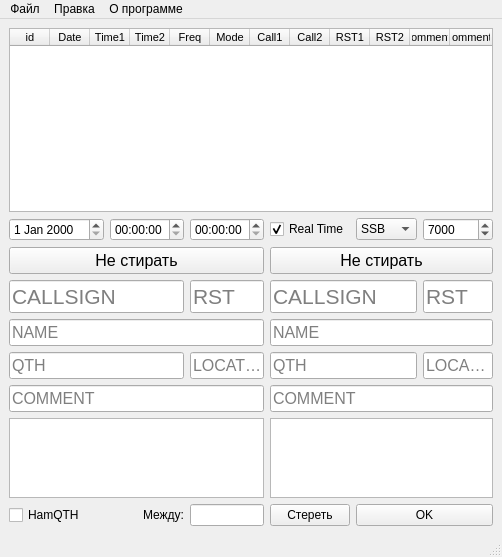
<?xml version="1.0" encoding="UTF-8"?>
<ui version="4.0">
 <class>MainWindow</class>
 <widget class="QMainWindow" name="MainWindow">
  <property name="geometry">
   <rect>
    <x>0</x>
    <y>0</y>
    <width>502</width>
    <height>557</height>
   </rect>
  </property>
  <property name="windowTitle">
   <string>R3R-126 SWL Logger</string>
  </property>
  <widget class="QWidget" name="centralwidget">
   <layout class="QGridLayout" name="gridLayout">
    <item row="3" column="0" colspan="2">
     <widget class="QLineEdit" name="callsignEdit_1">
      <property name="font">
       <font>
        <pointsize>16</pointsize>
       </font>
      </property>
      <property name="placeholderText">
       <string>CALLSIGN</string>
      </property>
     </widget>
    </item>
    <item row="8" column="0">
     <widget class="QCheckBox" name="hamQTHBox">
      <property name="enabled">
       <bool>true</bool>
      </property>
      <property name="text">
       <string>HamQTH</string>
      </property>
      <property name="checked">
       <bool>false</bool>
      </property>
     </widget>
    </item>
    <item row="7" column="0" colspan="3">
     <widget class="QTextBrowser" name="textBrowser">
      <property name="sizePolicy">
       <sizepolicy hsizetype="Expanding" vsizetype="Fixed">
        <horstretch>0</horstretch>
        <verstretch>0</verstretch>
       </sizepolicy>
      </property>
      <property name="maximumSize">
       <size>
        <width>16777215</width>
        <height>80</height>
       </size>
      </property>
     </widget>
    </item>
    <item row="0" column="0" colspan="6">
     <widget class="QTableWidget" name="table">
      <property name="font">
       <font>
        <pointsize>8</pointsize>
       </font>
      </property>
      <property name="verticalScrollBarPolicy">
       <enum>Qt::ScrollBarAsNeeded</enum>
      </property>
      <property name="editTriggers">
       <set>QAbstractItemView::NoEditTriggers</set>
      </property>
      <property name="verticalScrollMode">
       <enum>QAbstractItemView::ScrollPerPixel</enum>
      </property>
      <property name="horizontalScrollMode">
       <enum>QAbstractItemView::ScrollPerPixel</enum>
      </property>
      <property name="rowCount">
       <number>0</number>
      </property>
      <attribute name="horizontalHeaderCascadingSectionResizes">
       <bool>true</bool>
      </attribute>
      <attribute name="horizontalHeaderMinimumSectionSize">
       <number>20</number>
      </attribute>
      <attribute name="horizontalHeaderDefaultSectionSize">
       <number>40</number>
      </attribute>
      <attribute name="horizontalHeaderShowSortIndicator" stdset="0">
       <bool>true</bool>
      </attribute>
      <attribute name="horizontalHeaderStretchLastSection">
       <bool>true</bool>
      </attribute>
      <column>
       <property name="text">
        <string>id</string>
       </property>
      </column>
      <column>
       <property name="text">
        <string>Date</string>
       </property>
      </column>
      <column>
       <property name="text">
        <string>Time1</string>
       </property>
      </column>
      <column>
       <property name="text">
        <string>Time2</string>
       </property>
      </column>
      <column>
       <property name="text">
        <string>Freq</string>
       </property>
      </column>
      <column>
       <property name="text">
        <string>Mode</string>
       </property>
      </column>
      <column>
       <property name="text">
        <string>Call1</string>
       </property>
      </column>
      <column>
       <property name="text">
        <string>Call2</string>
       </property>
      </column>
      <column>
       <property name="text">
        <string>RST1</string>
       </property>
      </column>
      <column>
       <property name="text">
        <string>RST2</string>
       </property>
      </column>
      <column>
       <property name="text">
        <string>Comment1</string>
       </property>
      </column>
      <column>
       <property name="text">
        <string>Comment2</string>
       </property>
      </column>
     </widget>
    </item>
    <item row="5" column="0" colspan="2">
     <widget class="QLineEdit" name="QTHEdit_1">
      <property name="font">
       <font>
        <pointsize>12</pointsize>
       </font>
      </property>
      <property name="text">
       <string/>
      </property>
      <property name="placeholderText">
       <string>QTH</string>
      </property>
     </widget>
    </item>
    <item row="5" column="2">
     <widget class="QLineEdit" name="locatorEdit_1">
      <property name="font">
       <font>
        <pointsize>12</pointsize>
       </font>
      </property>
      <property name="text">
       <string/>
      </property>
      <property name="placeholderText">
       <string>LOCATOR</string>
      </property>
     </widget>
    </item>
    <item row="1" column="3">
     <widget class="QCheckBox" name="realTimeCheckBox">
      <property name="enabled">
       <bool>true</bool>
      </property>
      <property name="text">
       <string>Real Time</string>
      </property>
      <property name="checked">
       <bool>true</bool>
      </property>
      <property name="tristate">
       <bool>false</bool>
      </property>
     </widget>
    </item>
    <item row="1" column="1">
     <widget class="QTimeEdit" name="startTimeEdit">
      <property name="displayFormat">
       <string>HH:mm:ss</string>
      </property>
     </widget>
    </item>
    <item row="5" column="3" colspan="2">
     <widget class="QLineEdit" name="QTHEdit_2">
      <property name="font">
       <font>
        <pointsize>12</pointsize>
       </font>
      </property>
      <property name="text">
       <string/>
      </property>
      <property name="placeholderText">
       <string>QTH</string>
      </property>
     </widget>
    </item>
    <item row="4" column="0" colspan="3">
     <widget class="QLineEdit" name="nameEdit_1">
      <property name="font">
       <font>
        <pointsize>12</pointsize>
       </font>
      </property>
      <property name="placeholderText">
       <string>NAME</string>
      </property>
     </widget>
    </item>
    <item row="3" column="3" colspan="2">
     <widget class="QLineEdit" name="callsignEdit_2">
      <property name="font">
       <font>
        <pointsize>16</pointsize>
       </font>
      </property>
      <property name="placeholderText">
       <string>CALLSIGN</string>
      </property>
     </widget>
    </item>
    <item row="3" column="5">
     <widget class="QLineEdit" name="RSTEdit_2">
      <property name="font">
       <font>
        <pointsize>16</pointsize>
       </font>
      </property>
      <property name="maxLength">
       <number>3</number>
      </property>
      <property name="placeholderText">
       <string>RST</string>
      </property>
     </widget>
    </item>
    <item row="8" column="3">
     <widget class="QPushButton" name="clearButton">
      <property name="text">
       <string>Стереть</string>
      </property>
     </widget>
    </item>
    <item row="1" column="4">
     <widget class="QComboBox" name="modeBox">
      <item>
       <property name="text">
        <string>SSB</string>
       </property>
      </item>
      <item>
       <property name="text">
        <string>CW</string>
       </property>
      </item>
      <item>
       <property name="text">
        <string>RTTY</string>
       </property>
      </item>
      <item>
       <property name="text">
        <string>FM</string>
       </property>
      </item>
      <item>
       <property name="text">
        <string>AM</string>
       </property>
      </item>
      <item>
       <property name="text">
        <string>DIGI</string>
       </property>
      </item>
      <item>
       <property name="text">
        <string>Other</string>
       </property>
      </item>
      <item>
       <property name="text">
        <string>SSTV</string>
       </property>
      </item>
     </widget>
    </item>
    <item row="6" column="3" colspan="3">
     <widget class="QLineEdit" name="commentEdit_2">
      <property name="font">
       <font>
        <pointsize>12</pointsize>
       </font>
      </property>
      <property name="placeholderText">
       <string>COMMENT</string>
      </property>
     </widget>
    </item>
    <item row="3" column="2">
     <widget class="QLineEdit" name="RSTEdit_1">
      <property name="font">
       <font>
        <pointsize>16</pointsize>
       </font>
      </property>
      <property name="maxLength">
       <number>3</number>
      </property>
      <property name="placeholderText">
       <string>RST</string>
      </property>
     </widget>
    </item>
    <item row="8" column="2">
     <widget class="QLineEdit" name="beeEdit">
      <property name="readOnly">
       <bool>true</bool>
      </property>
     </widget>
    </item>
    <item row="1" column="5">
     <widget class="QSpinBox" name="freqBox">
      <property name="maximum">
       <number>500000</number>
      </property>
      <property name="value">
       <number>7000</number>
      </property>
     </widget>
    </item>
    <item row="1" column="0">
     <widget class="QDateEdit" name="dateEdit"/>
    </item>
    <item row="7" column="3" colspan="3">
     <widget class="QTextBrowser" name="textBrowser_2">
      <property name="sizePolicy">
       <sizepolicy hsizetype="Expanding" vsizetype="Fixed">
        <horstretch>0</horstretch>
        <verstretch>0</verstretch>
       </sizepolicy>
      </property>
      <property name="maximumSize">
       <size>
        <width>16777215</width>
        <height>80</height>
       </size>
      </property>
     </widget>
    </item>
    <item row="6" column="0" colspan="3">
     <widget class="QLineEdit" name="commentEdit_1">
      <property name="font">
       <font>
        <pointsize>12</pointsize>
       </font>
      </property>
      <property name="placeholderText">
       <string>COMMENT</string>
      </property>
     </widget>
    </item>
    <item row="5" column="5">
     <widget class="QLineEdit" name="locatorEdit_2">
      <property name="font">
       <font>
        <pointsize>12</pointsize>
       </font>
      </property>
      <property name="text">
       <string/>
      </property>
      <property name="placeholderText">
       <string>LOCATOR</string>
      </property>
     </widget>
    </item>
    <item row="8" column="1">
     <widget class="QLabel" name="label">
      <property name="text">
       <string>Между:</string>
      </property>
      <property name="alignment">
       <set>Qt::AlignRight|Qt::AlignTrailing|Qt::AlignVCenter</set>
      </property>
     </widget>
    </item>
    <item row="2" column="3" colspan="3">
     <widget class="QPushButton" name="nonClearButton_2">
      <property name="font">
       <font>
        <pointsize>12</pointsize>
       </font>
      </property>
      <property name="text">
       <string>Не стирать</string>
      </property>
      <property name="checkable">
       <bool>true</bool>
      </property>
      <property name="checked">
       <bool>false</bool>
      </property>
     </widget>
    </item>
    <item row="4" column="3" colspan="3">
     <widget class="QLineEdit" name="nameEdit_2">
      <property name="font">
       <font>
        <pointsize>12</pointsize>
       </font>
      </property>
      <property name="placeholderText">
       <string>NAME</string>
      </property>
     </widget>
    </item>
    <item row="2" column="0" colspan="3">
     <widget class="QPushButton" name="nonClearButton_1">
      <property name="font">
       <font>
        <pointsize>12</pointsize>
       </font>
      </property>
      <property name="text">
       <string>Не стирать</string>
      </property>
      <property name="checkable">
       <bool>true</bool>
      </property>
     </widget>
    </item>
    <item row="1" column="2">
     <widget class="QTimeEdit" name="endTimeEdit">
      <property name="displayFormat">
       <string>HH:mm:ss</string>
      </property>
     </widget>
    </item>
    <item row="8" column="4" colspan="2">
     <widget class="QPushButton" name="okButton">
      <property name="text">
       <string>OK</string>
      </property>
     </widget>
    </item>
   </layout>
  </widget>
  <widget class="QMenuBar" name="menubar">
   <property name="geometry">
    <rect>
     <x>0</x>
     <y>0</y>
     <width>502</width>
     <height>21</height>
    </rect>
   </property>
   <widget class="QMenu" name="menu">
    <property name="title">
     <string>Файл</string>
    </property>
    <addaction name="actionADIF"/>
    <addaction name="action_eQSL"/>
    <addaction name="separator"/>
    <addaction name="actionClearBase"/>
   </widget>
   <widget class="QMenu" name="menu_2">
    <property name="title">
     <string>Правка</string>
    </property>
    <addaction name="actionChangeBand"/>
    <addaction name="actionChangeMode"/>
   </widget>
   <widget class="QMenu" name="menu_3">
    <property name="title">
     <string>О программе</string>
    </property>
    <addaction name="actionAbout"/>
   </widget>
   <addaction name="menu"/>
   <addaction name="menu_2"/>
   <addaction name="menu_3"/>
  </widget>
  <widget class="QStatusBar" name="statusbar"/>
  <action name="actionADIF">
   <property name="text">
    <string>Экспорт в ADIF</string>
   </property>
   <property name="shortcut">
    <string>Alt+A</string>
   </property>
  </action>
  <action name="action_from_CSV">
   <property name="text">
    <string>Открыть CSV</string>
   </property>
   <property name="shortcut">
    <string>Ctrl+O</string>
   </property>
  </action>
  <action name="action_to_CSV">
   <property name="text">
    <string>Сохранить CSV</string>
   </property>
   <property name="shortcut">
    <string>Ctrl+S</string>
   </property>
  </action>
  <action name="actionChangeBand">
   <property name="text">
    <string>Сменить диапозон</string>
   </property>
   <property name="shortcut">
    <string>Alt+B</string>
   </property>
  </action>
  <action name="actionChangeMode">
   <property name="text">
    <string>Сменить режим</string>
   </property>
   <property name="shortcut">
    <string>Alt+M</string>
   </property>
  </action>
  <action name="actionClearBase">
   <property name="text">
    <string>Очистить историю</string>
   </property>
  </action>
  <action name="actionAbout">
   <property name="text">
    <string>Информация</string>
   </property>
  </action>
  <action name="action_eQSL">
   <property name="text">
    <string>Экспорт на eQSL</string>
   </property>
   <property name="shortcut">
    <string>Alt+E</string>
   </property>
  </action>
 </widget>
 <resources/>
 <connections/>
</ui>
